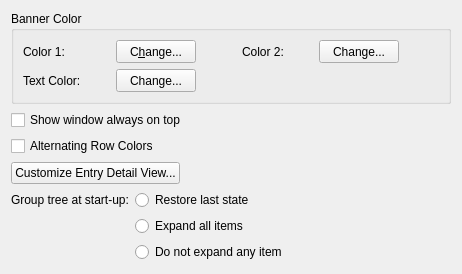
       <widget class="QWidget" name="pageAppearance">
        <layout class="QVBoxLayout" name="verticalLayout_3">
         <item>
          <widget class="QGroupBox" name="groupBox1">
           <property name="title">
            <string>Banner Color</string>
           </property>
           <layout class="QVBoxLayout" name="_23">
            <property name="spacing">
             <number>6</number>
            </property>
            <item>
             <layout class="QGridLayout" name="_24">
              <property name="spacing">
               <number>6</number>
              </property>
              <item row="1" column="0">
               <widget class="QLabel" name="textLabel2_2">
                <property name="text">
                 <string>Text Color:</string>
                </property>
               </widget>
              </item>
              <item row="0" column="3">
               <spacer>
                <property name="orientation">
                 <enum>Qt::Horizontal</enum>
                </property>
                <property name="sizeType">
                 <enum>QSizePolicy::Fixed</enum>
                </property>
                <property name="sizeHint" stdset="0">
                 <size>
                  <width>40</width>
                  <height>20</height>
                 </size>
                </property>
               </spacer>
              </item>
              <item row="1" column="2">
               <widget class="QPushButton" name="ButtonTextColor">
                <property name="sizePolicy">
                 <sizepolicy hsizetype="Maximum" vsizetype="Fixed">
                  <horstretch>0</horstretch>
                  <verstretch>0</verstretch>
                 </sizepolicy>
                </property>
                <property name="minimumSize">
                 <size>
                  <width>0</width>
                  <height>23</height>
                 </size>
                </property>
                <property name="maximumSize">
                 <size>
                  <width>16777215</width>
                  <height>23</height>
                 </size>
                </property>
                <property name="text">
                 <string>Change...</string>
                </property>
               </widget>
              </item>
              <item row="0" column="4">
               <widget class="QLabel" name="textLabel3">
                <property name="sizePolicy">
                 <sizepolicy hsizetype="Maximum" vsizetype="Preferred">
                  <horstretch>0</horstretch>
                  <verstretch>0</verstretch>
                 </sizepolicy>
                </property>
                <property name="text">
                 <string>Color 2:</string>
                </property>
               </widget>
              </item>
              <item row="0" column="1">
               <widget class="QLabel" name="pixmColor1">
                <property name="sizePolicy">
                 <sizepolicy hsizetype="Maximum" vsizetype="Fixed">
                  <horstretch>0</horstretch>
                  <verstretch>0</verstretch>
                 </sizepolicy>
                </property>
                <property name="minimumSize">
                 <size>
                  <width>23</width>
                  <height>23</height>
                 </size>
                </property>
                <property name="maximumSize">
                 <size>
                  <width>23</width>
                  <height>23</height>
                 </size>
                </property>
                <property name="text">
                 <string/>
                </property>
               </widget>
              </item>
              <item row="1" column="1">
               <widget class="QLabel" name="pixmTextColor">
                <property name="sizePolicy">
                 <sizepolicy hsizetype="Maximum" vsizetype="Fixed">
                  <horstretch>0</horstretch>
                  <verstretch>0</verstretch>
                 </sizepolicy>
                </property>
                <property name="minimumSize">
                 <size>
                  <width>23</width>
                  <height>23</height>
                 </size>
                </property>
                <property name="maximumSize">
                 <size>
                  <width>23</width>
                  <height>23</height>
                 </size>
                </property>
                <property name="scaledContents">
                 <bool>true</bool>
                </property>
               </widget>
              </item>
              <item row="0" column="6">
               <widget class="QPushButton" name="ButtonColor2">
                <property name="sizePolicy">
                 <sizepolicy hsizetype="Maximum" vsizetype="Fixed">
                  <horstretch>0</horstretch>
                  <verstretch>0</verstretch>
                 </sizepolicy>
                </property>
                <property name="minimumSize">
                 <size>
                  <width>0</width>
                  <height>23</height>
                 </size>
                </property>
                <property name="maximumSize">
                 <size>
                  <width>16777215</width>
                  <height>23</height>
                 </size>
                </property>
                <property name="text">
                 <string>Change...</string>
                </property>
               </widget>
              </item>
              <item row="0" column="5">
               <widget class="QLabel" name="pixmColor2">
                <property name="sizePolicy">
                 <sizepolicy hsizetype="Maximum" vsizetype="Fixed">
                  <horstretch>0</horstretch>
                  <verstretch>0</verstretch>
                 </sizepolicy>
                </property>
                <property name="minimumSize">
                 <size>
                  <width>23</width>
                  <height>23</height>
                 </size>
                </property>
                <property name="maximumSize">
                 <size>
                  <width>23</width>
                  <height>23</height>
                 </size>
                </property>
                <property name="scaledContents">
                 <bool>true</bool>
                </property>
               </widget>
              </item>
              <item row="0" column="2">
               <widget class="QPushButton" name="ButtonColor1">
                <property name="sizePolicy">
                 <sizepolicy hsizetype="Maximum" vsizetype="Fixed">
                  <horstretch>0</horstretch>
                  <verstretch>0</verstretch>
                 </sizepolicy>
                </property>
                <property name="minimumSize">
                 <size>
                  <width>0</width>
                  <height>23</height>
                 </size>
                </property>
                <property name="maximumSize">
                 <size>
                  <width>16777215</width>
                  <height>23</height>
                 </size>
                </property>
                <property name="text">
                 <string>C&amp;hange...</string>
                </property>
               </widget>
              </item>
              <item row="0" column="0">
               <widget class="QLabel" name="textLabel1_2">
                <property name="sizePolicy">
                 <sizepolicy hsizetype="Maximum" vsizetype="Preferred">
                  <horstretch>0</horstretch>
                  <verstretch>0</verstretch>
                 </sizepolicy>
                </property>
                <property name="text">
                 <string>Color 1:</string>
                </property>
               </widget>
              </item>
              <item row="0" column="7">
               <spacer>
                <property name="orientation">
                 <enum>Qt::Horizontal</enum>
                </property>
                <property name="sizeType">
                 <enum>QSizePolicy::Minimum</enum>
                </property>
                <property name="sizeHint" stdset="0">
                 <size>
                  <width>40</width>
                  <height>20</height>
                 </size>
                </property>
               </spacer>
              </item>
             </layout>
            </item>
           </layout>
          </widget>
         </item>
         <item>
          <widget class="QCheckBox" name="CheckBox_AlwaysOnTop">
           <property name="text">
            <string>Show window always on top</string>
           </property>
          </widget>
         </item>
         <item>
          <widget class="QCheckBox" name="CheckBox_AlternatingRowColors">
           <property name="text">
            <string>Alternating Row Colors</string>
           </property>
          </widget>
         </item>
         <item>
          <layout class="QHBoxLayout" name="_25">
           <property name="spacing">
            <number>6</number>
           </property>
           <item>
            <widget class="QPushButton" name="Button_CustomizeEntryDetails">
             <property name="text">
              <string>Customize Entry Detail View...</string>
             </property>
            </widget>
           </item>
           <item>
            <spacer>
             <property name="orientation">
              <enum>Qt::Horizontal</enum>
             </property>
             <property name="sizeHint" stdset="0">
              <size>
               <width>40</width>
               <height>20</height>
              </size>
             </property>
            </spacer>
           </item>
          </layout>
         </item>
         <item>
          <layout class="QHBoxLayout" name="_26">
           <item>
            <layout class="QGridLayout" name="_27">
             <property name="spacing">
              <number>6</number>
             </property>
             <item row="0" column="0">
              <widget class="QLabel" name="label_3">
               <property name="text">
                <string>Group tree at start-up:</string>
               </property>
              </widget>
             </item>
             <item row="0" column="1">
              <widget class="QRadioButton" name="Radio_GroupTreeRestore">
               <property name="text">
                <string>Restore last state</string>
               </property>
              </widget>
             </item>
             <item row="1" column="1">
              <widget class="QRadioButton" name="Radio_GroupTreeExpand">
               <property name="text">
                <string>Expand all items</string>
               </property>
              </widget>
             </item>
             <item row="2" column="1">
              <widget class="QRadioButton" name="Radio_GroupTreeDoNothing">
               <property name="text">
                <string>Do not expand any item</string>
               </property>
              </widget>
             </item>
            </layout>
           </item>
           <item>
            <spacer>
             <property name="orientation">
              <enum>Qt::Horizontal</enum>
             </property>
             <property name="sizeHint" stdset="0">
              <size>
               <width>40</width>
               <height>20</height>
              </size>
             </property>
            </spacer>
           </item>
          </layout>
         </item>
         <item>
          <spacer name="spacer_2">
           <property name="orientation">
            <enum>Qt::Vertical</enum>
           </property>
           <property name="sizeHint" stdset="0">
            <size>
             <width>1</width>
             <height>1</height>
            </size>
           </property>
          </spacer>
         </item>
        </layout>
       </widget>
